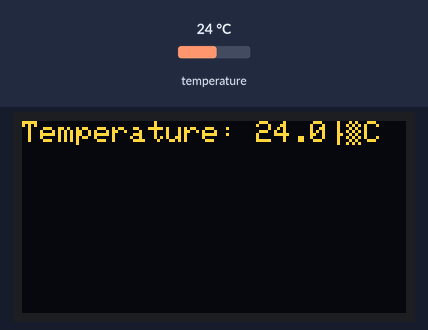
Simulated run of this sketch. Board: Arduino Uno, built with avr-gcc and run on an emulated ATmega328P. Shown: 128×64 one-colour display. The test bench sets the inputs (shaded band); at power-on: temperature 24 °C. The OLED is the two-colour kind (top 16 rows yellow); what the sketch prints to the serial monitor is not drawn.

Above: at 1.8 s.
1.9 s: temperature set to 12 °C
At 2.9 s:
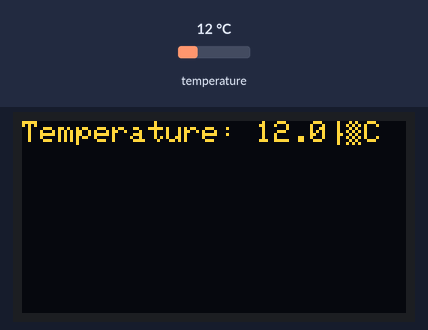
3.6 s: temperature set to 19 °C
5.6 s: temperature set to 28 °C
At 6.9 s:
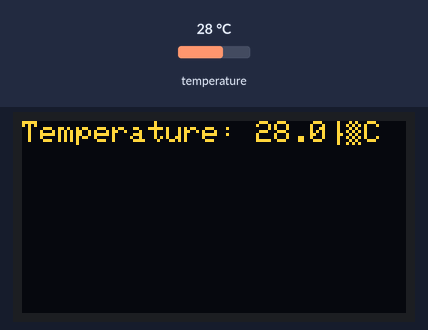
Timing chart, 0 to 8.6 s (numbered marks = the images above; inputs shaded):
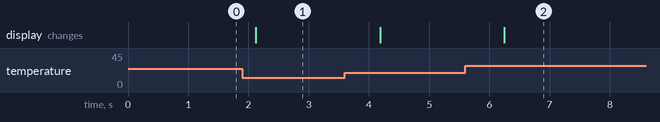

Measured:
- after the input at 1.9 s, the display: changes after 0.22 s (image 1)
- after the input at 5.6 s, the display: changes after 0.65 s (image 2)

The sketch:

Display_today_s_weather.ino
```cpp
#include <Wire.h>
#include <Adafruit_GFX.h>
#include <Adafruit_SSD1306.h>
#include <DHT.h>
#include <DHT_U.h>

#define SCREEN_WIDTH 128
#define SCREEN_HEIGHT 64

Adafruit_SSD1306 display(SCREEN_WIDTH, SCREEN_HEIGHT, &Wire, -1);

#define DHTPIN 2         // DHT11 data pin
#define DHTTYPE DHT11    // DHT11 sensor type
DHT_Unified dht(DHTPIN, DHTTYPE);

void setup() {
  Serial.begin(9600);

  dht.begin();

  display.begin(SSD1306_SWITCHCAPVCC, 0x3C);
  display.clearDisplay();
  display.setTextSize(1);
  display.setTextColor(SSD1306_WHITE);
}

void loop() {
  sensors_event_t event;
  dht.temperature().getEvent(&event);
  float temperature = event.temperature;

  display.clearDisplay();
  display.setCursor(0, 0);
  display.println("Temperature: " + String(temperature, 1) + "°C");
  display.display();

  Serial.print("Temperature: ");
  Serial.println(temperature);

  delay(1000);  // Update every 1 second
}
```
